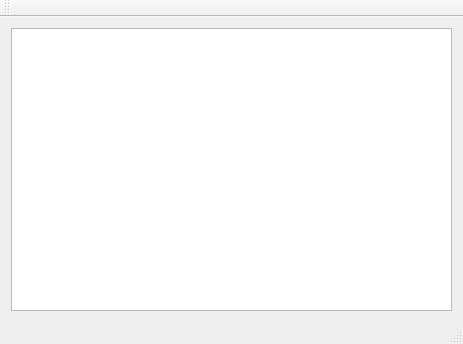
<?xml version="1.0" encoding="UTF-8"?>
<ui version="4.0">
 <class>MainWindow</class>
 <widget class="QMainWindow" name="MainWindow">
  <property name="geometry">
   <rect>
    <x>0</x>
    <y>0</y>
    <width>463</width>
    <height>344</height>
   </rect>
  </property>
  <property name="windowTitle">
   <string>MainWindow</string>
  </property>
  <widget class="QWidget" name="centralWidget">
   <layout class="QHBoxLayout" name="horizontalLayout">
    <item>
     <widget class="QTableView" name="tableView"/>
    </item>
   </layout>
  </widget>
  <widget class="QMenuBar" name="menuBar">
   <property name="geometry">
    <rect>
     <x>0</x>
     <y>0</y>
     <width>463</width>
     <height>26</height>
    </rect>
   </property>
  </widget>
  <widget class="QToolBar" name="mainToolBar">
   <attribute name="toolBarArea">
    <enum>TopToolBarArea</enum>
   </attribute>
   <attribute name="toolBarBreak">
    <bool>false</bool>
   </attribute>
  </widget>
  <widget class="QStatusBar" name="statusBar"/>
 </widget>
 <layoutdefault spacing="6" margin="11"/>
 <resources/>
 <connections/>
</ui>
